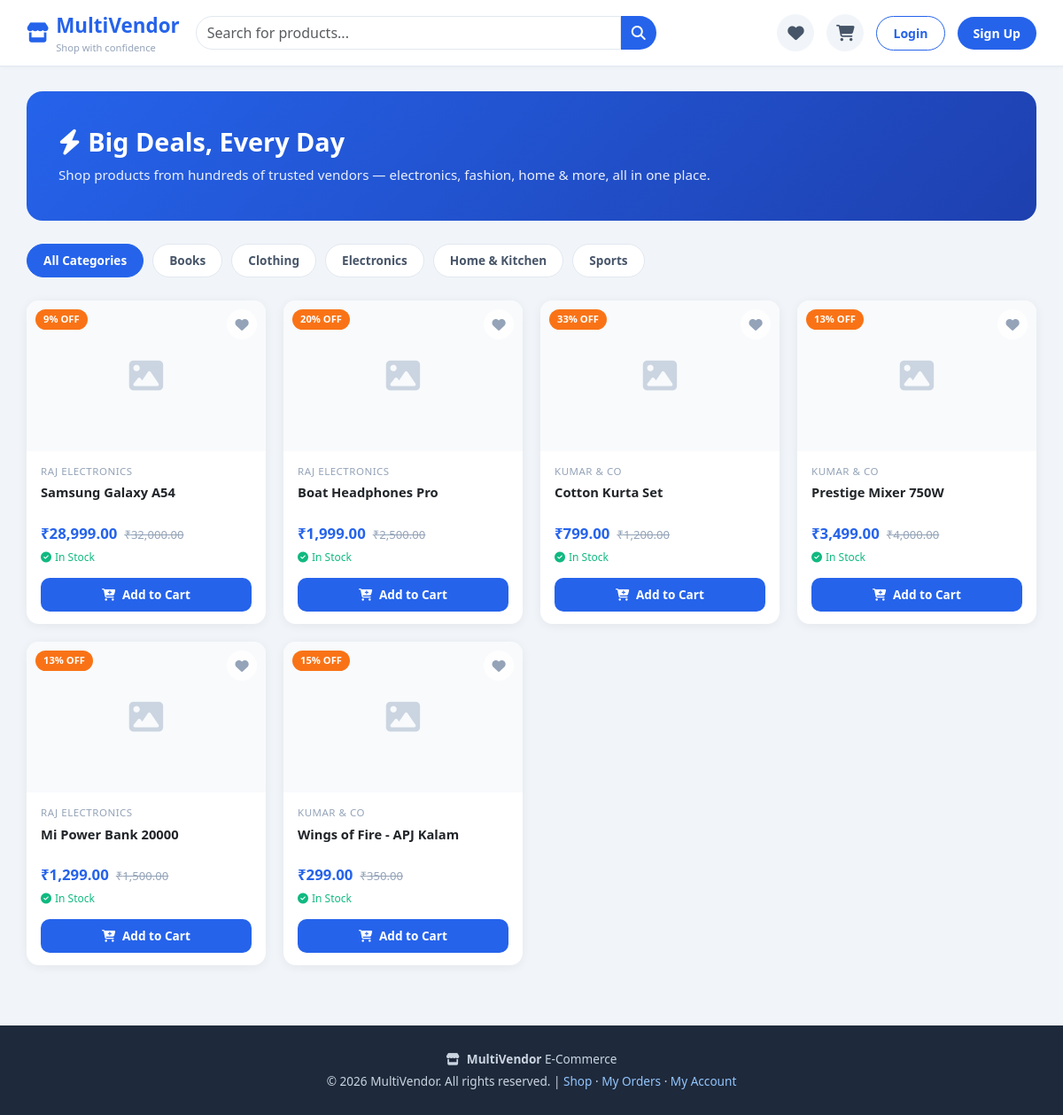
The page /customer/pages/home.php on the database its author committed.
### tables this page shows
CREATE TABLE IF NOT EXISTS categories (
    id INT AUTO_INCREMENT PRIMARY KEY,
    name VARCHAR(100) NOT NULL,
    slug VARCHAR(120) UNIQUE NOT NULL,
    parent_id INT DEFAULT NULL,
    status TINYINT(1) DEFAULT 1,
    created_at TIMESTAMP DEFAULT CURRENT_TIMESTAMP
);

CREATE TABLE IF NOT EXISTS products (
    id INT AUTO_INCREMENT PRIMARY KEY,
    vendor_id INT NOT NULL,
    category_id INT,
    name VARCHAR(200) NOT NULL,
    description TEXT,
    price DECIMAL(10,2) NOT NULL,
    original_price DECIMAL(10,2),
    stock INT DEFAULT 0,
    image VARCHAR(255),
    status ENUM('active','inactive') DEFAULT 'active',
    created_at TIMESTAMP DEFAULT CURRENT_TIMESTAMP,
    FOREIGN KEY (vendor_id) REFERENCES vendors(id) ON DELETE CASCADE,
    FOREIGN KEY (category_id) REFERENCES categories(id) ON DELETE SET NULL
);

CREATE TABLE IF NOT EXISTS vendors (
    id INT AUTO_INCREMENT PRIMARY KEY,
    name VARCHAR(100) NOT NULL,
    email VARCHAR(150) UNIQUE NOT NULL,
    phone VARCHAR(20),
    password VARCHAR(255) NOT NULL,
    business_name VARCHAR(150),
    business_address TEXT,
    status ENUM('pending','approved','rejected') DEFAULT 'pending',
    created_at TIMESTAMP DEFAULT CURRENT_TIMESTAMP
);

### customer/pages/home.php (the view, shortened to what this page needs)
<?php
require_once '../includes/db.php';
$search   = isset($_GET['search']) ? trim($_GET['search']) : '';
$category = isset($_GET['category']) && is_numeric($_GET['category']) ? (int)$_GET['category'] : 0;
$where = ["p.status = 'active'"];
$whereSql = implode(' AND ', $where);
$products = mysqli_query($conn, "
    SELECT p.*, c.name AS category_name, v.business_name, v.name AS vendor_name
    FROM products p
    LEFT JOIN categories c ON c.id = p.category_id
    LEFT JOIN vendors v ON v.id = p.vendor_id
    WHERE $whereSql
    ORDER BY p.created_at DESC
");
$categories = mysqli_query($conn, "SELECT * FROM categories WHERE status = 1 ORDER BY name");
$wishlistIds = [];
require_once '../includes/header.php';
?>
<?php if ($search === '' && $category === 0): ?>
<div class="store-hero">
    <h2><i class="fas fa-bolt me-2"></i>Big Deals, Every Day</h2>
    <p>Shop products from hundreds of trusted vendors — electronics, fashion, home & more, all in one place.</p>
</div>
<?php endif; ?>
<div class="category-chips">
    <a href="home.php" class="category-chip <?php echo $category === 0 ? 'active' : ''; ?>">All Categories</a>
    <?php while ($cat = mysqli_fetch_assoc($categories)): ?>
        <a href="home.php?category=<?php echo $cat['id']; ?>" class="category-chip <?php echo $category === (int)$cat['id'] ? 'active' : ''; ?>">
            <?php echo htmlspecialchars($cat['name']); ?>
        </a>
    <?php endwhile; ?>
</div>
<?php if (mysqli_num_rows($products) === 0): ?>
    <div class="empty-state">
        <i class="fas fa-box-open"></i>
        <p class="mb-0">No products found<?php echo $search !== '' ? ' matching your search' : ''; ?>.</p>
        <a href="home.php" class="btn-store mt-3 d-inline-block">Browse All Products</a>
    </div>
<?php else: ?>
<div class="product-grid">
    <?php while ($p = mysqli_fetch_assoc($products)): ?>
        <?php
            $hasDiscount = $p['original_price'] && $p['original_price'] > $p['price'];
            $discountPct = $hasDiscount ? round((($p['original_price'] - $p['price']) / $p['original_price']) * 100) : 0;
            $inWishlist  = in_array((int)$p['id'], $wishlistIds);
        ?>
        <div class="product-card">
            <a href="product.php?id=<?php echo $p['id']; ?>" class="text-decoration-none">
                <div class="product-img-wrap">
                    <?php if ($p['image'] && file_exists('../../vendor/uploads/products/' . $p['image'])): ?>
                        <img src="../../vendor/uploads/products/<?php echo htmlspecialchars($p['image']); ?>" alt="<?php echo htmlspecialchars($p['name']); ?>">
                    <?php else: ?>
                        <i class="fas fa-image no-img"></i>
                    <?php endif; ?>
                    <?php if ($hasDiscount): ?>
                        <span class="discount-badge"><?php echo $discountPct; ?>% OFF</span>
                    <?php endif; ?>
                </div>
            </a>
            <button class="wishlist-toggle <?php echo $inWishlist ? 'active' : ''; ?>" onclick="toggleWishlist(<?php echo $p['id']; ?>, this)" title="Add to wishlist">
                <i class="fas fa-heart"></i>
            </button>
            <div class="product-body">
                <div class="product-vendor"><?php echo htmlspecialchars($p['business_name'] ?? $p['vendor_name'] ?? 'MultiVendor'); ?></div>
                <a href="product.php?id=<?php echo $p['id']; ?>" class="text-decoration-none">
                    <div class="product-title text-dark"><?php echo htmlspecialchars($p['name']); ?></div>
                </a>
                <div class="product-price">
                    <span class="price-current">₹<?php echo number_format($p['price'], 2); ?></span>
                    <?php if ($hasDiscount): ?>
                        <span class="price-original">₹<?php echo number_format($p['original_price'], 2); ?></span>
                    <?php endif; ?>
                </div>
                <?php if ($p['stock'] > 0): ?>
                    <div class="product-stock"><i class="fas fa-check-circle me-1"></i>In Stock</div>
                <?php else: ?>
                    <div class="product-stock out"><i class="fas fa-times-circle me-1"></i>Out of Stock</div>
                <?php endif; ?>
                <div class="product-actions">
                    <button class="btn-add-cart" onclick="addToCart(<?php echo $p['id']; ?>, 1, this, true)" <?php echo $p['stock'] <= 0 ? 'disabled' : ''; ?>>
                        <i class="fas fa-cart-plus me-1"></i> Add to Cart
                    </button>
                </div>
            </div>
        </div>
    <?php endwhile; ?>
</div>
<?php endif; ?>
<?php require_once '../includes/footer.php'; ?>

### customer/css/customer.css (style rules this page uses)
:root { --brand: #2563eb; --brand-dark: #1d4ed8; --accent: #f97316; --card-shadow: 0 2px 12px rgba(0,0,0,0.06); }
* { box-sizing: border-box; }
body { font-family: 'Segoe UI', sans-serif; background: #f1f5f9; margin: 0; padding: 0; }
a { text-decoration: none; }
.store-hero { background: linear-gradient(135deg, var(--brand), #1e40af); border-radius: 18px; color: #fff; padding: 40px 36px; margin-bottom: 26px; position: relative; overflow: hidden; }
.store-hero h2 { font-weight: 800; font-size: 1.8rem; margin-bottom: 8px; }
.store-hero p { opacity: 0.9; margin-bottom: 0; font-size: 0.95rem; }
.category-chips { display: flex; gap: 10px; flex-wrap: wrap; margin-bottom: 26px; }
.category-chip { padding: 8px 18px; border-radius: 50px; font-size: 0.85rem; font-weight: 600; background: #fff; color: #475569; border: 1.5px solid #e2e8f0; transition: all 0.2s; }
.category-chip:hover, .category-chip.active { background: var(--brand); color: #fff; border-color: var(--brand); }
.product-grid { display: grid; grid-template-columns: repeat(auto-fill, minmax(220px, 1fr)); gap: 20px; }
.product-card { background: #fff; border-radius: 14px; overflow: hidden; box-shadow: var(--card-shadow); transition: transform 0.2s, box-shadow 0.2s; display: flex; flex-direction: column; position: relative; }
.product-img-wrap { height: 170px; background: #f8fafc; display: flex; align-items: center; justify-content: center; position: relative; overflow: hidden; }
.product-img-wrap .no-img { font-size: 2.4rem; color: #cbd5e1; }
.wishlist-toggle { position: absolute; top: 10px; right: 10px; width: 34px; height: 34px; border-radius: 50%; background: rgba(255,255,255,0.9); border: none; display: flex; align-items: center; justify-content: center; color: #94a3b8; font-size: 0.95rem; cursor: pointer; transition: all 0.2s; }
.discount-badge { position: absolute; top: 10px; left: 10px; background: var(--accent); color: #fff; font-size: 0.7rem; font-weight: 700; padding: 3px 9px; border-radius: 50px; }
.product-body { padding: 14px 16px; display: flex; flex-direction: column; gap: 4px; flex: 1; }
.product-vendor { font-size: 0.72rem; color: #94a3b8; text-transform: uppercase; letter-spacing: 0.5px; }
.product-title { font-size: 0.92rem; font-weight: 600; color: #1e293b; display: -webkit-box; -webkit-line-clamp: 2; -webkit-box-orient: vertical; overflow: hidden; min-height: 2.6em; }
.product-price { display: flex; align-items: baseline; gap: 8px; margin-top: 2px; }
.price-current { font-size: 1.05rem; font-weight: 700; color: var(--brand); }
.price-original { font-size: 0.82rem; color: #94a3b8; text-decoration: line-through; }
.product-stock { font-size: 0.75rem; color: #10b981; margin-top: 2px; }
.product-actions { margin-top: auto; padding-top: 10px; }
.btn-add-cart { width: 100%; border-radius: 10px; border: none; background: var(--brand); color: #fff; font-weight: 600; font-size: 0.85rem; padding: 9px; transition: background 0.2s; }

### rows shown on the page
categories: name "Books"
categories: name "Clothing"
categories: name "Electronics"
categories: name "Home & Kitchen"
categories: name "Sports"
products: discountPct "9", vendor.business_name "RAJ ELECTRONICS", name "Samsung Galaxy A54", price "28,999.00", original_price "32,000.00", stock "In Stock"
products: discountPct "20", vendor.business_name "RAJ ELECTRONICS", name "Boat Headphones Pro", price "1,999.00", original_price "2,500.00", stock "In Stock"
products: discountPct "33", vendor.business_name "KUMAR & CO", name "Cotton Kurta Set", price "799.00", original_price "1,200.00", stock "In Stock"
products: discountPct "13", vendor.business_name "KUMAR & CO", name "Prestige Mixer 750W", price "3,499.00", original_price "4,000.00", stock "In Stock"
products: discountPct "13", vendor.business_name "RAJ ELECTRONICS", name "Mi Power Bank 20000", price "1,299.00", original_price "1,500.00", stock "In Stock"
products: discountPct "15", vendor.business_name "KUMAR & CO", name "Wings of Fire - APJ Kalam", price "299.00", original_price "350.00", stock "In Stock"
